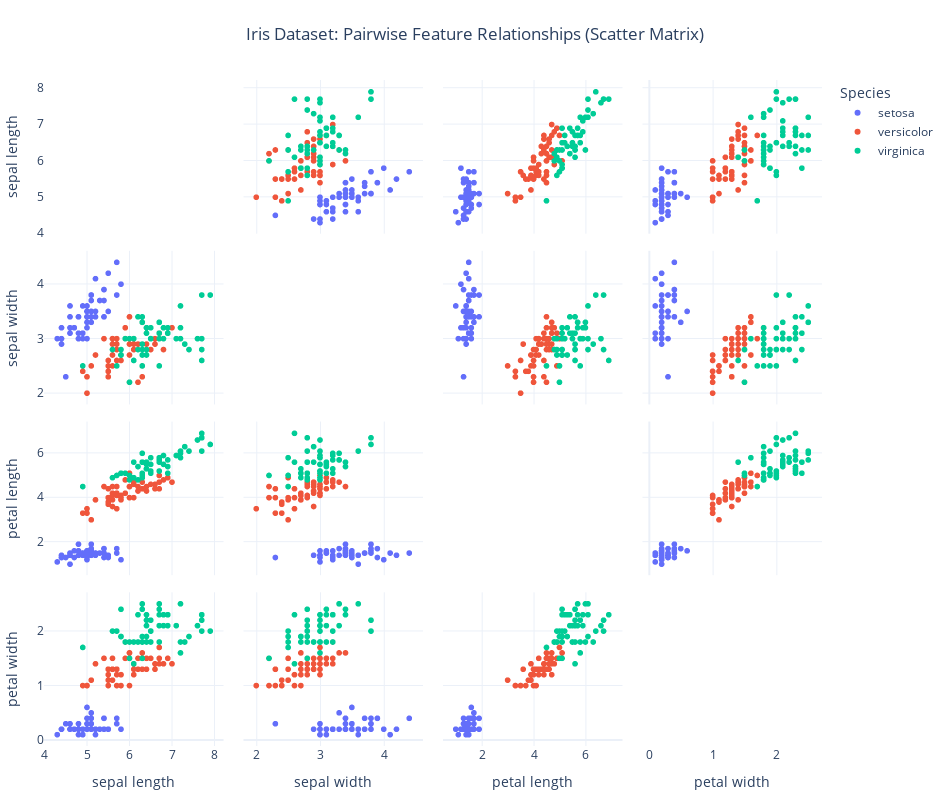

Source (notebook cell):
### Markdown cell above
### ✏️ Exercise: Explore Feature Relationships in the Iris Dataset

#### **Prompt:**

Create an interactive visualization to explore relationships between features in the Iris dataset. Load the Iris dataset using scikit-learn and assume access to both the feature data `X_iris` and target labels `y_iris`. Construct a pandas DataFrame that includes the feature values and a human-readable species label mapped from the target indices. Use Plotly Express to generate a scatter matrix showing pairwise relationships between all numeric features, color-coded by species. Customize the plot with a clear title, clean axis labels (removing units such as “(cm)” where appropriate), and hide the diagonal plots to reduce clutter. Ensure the visualization is interactive, readable, and suitable for instructional exploration of multivariate data.

### Code cell
import pandas as pd
import plotly.express as px
from sklearn.datasets import load_iris

# -------------------------------------------------
# 1) Load Iris dataset (and keep X_iris, y_iris available)
# -------------------------------------------------
iris = load_iris(as_frame=True)
X_iris = iris.data.copy()
y_iris = iris.target.copy()
species_names = iris.target_names  # ["setosa", "versicolor", "virginica"]

# -------------------------------------------------
# 2) Build a DataFrame with feature values + species labels
# -------------------------------------------------
df_iris = X_iris.copy()
df_iris["species"] = y_iris.map(lambda i: species_names[int(i)])

# Clean feature names for teaching (remove "(cm)" if present)
clean_name_map = {c: c.replace(" (cm)", "") for c in X_iris.columns}
df_iris = df_iris.rename(columns=clean_name_map)
feature_cols = [clean_name_map[c] for c in X_iris.columns]

# -------------------------------------------------
# 3) Plotly scatter matrix (interactive)
# -------------------------------------------------
fig = px.scatter_matrix(
    df_iris,
    dimensions=feature_cols,
    color="species",
    title="Iris Dataset: Pairwise Feature Relationships (Scatter Matrix)",
    height=800,
    width=950
)

# Hide diagonal plots to reduce clutter
fig.update_traces(diagonal_visible=False)

# Clean, instructional styling
fig.update_layout(
    template="plotly_white",
    title_x=0.5,
    legend_title_text="Species",
    margin=dict(l=40, r=40, t=80, b=40)
)

fig.show()

### Figure 1 — Plotly figure (JSON) as saved in the notebook; plotly's stock layout.template omitted (floating-point values rounded to 4 significant figures)
{"data": [{"diagonal": {"visible": false}, "dimensions": [{"axis": {"matches": true}, "label": "sepal length", "values": [5.1, 4.9, 4.7, 4.6, 5.0, 5.4, 4.6, 5.0, 4.4, 4.9, 5.4, 4.8, 4.8, 4.3, 5.8, 5.7, 5.4, 5.1, 5.7, 5.1, 5.4, 5.1, 4.6, 5.1, 4.8, 5.0, 5.0, 5.2, 5.2, 4.7, 4.8, 5.4, 5.2, 5.5, 4.9, 5.0, 5.5, 4.9, 4.4, 5.1, 5.0, 4.5, 4.4, 5.0, 5.1, 4.8, 5.1, 4.6, 5.3, 5.0]}, {"axis": {"matches": true}, "label": "sepal width", "values": [3.5, 3.0, 3.2, 3.1, 3.6, 3.9, 3.4, 3.4, 2.9, 3.1, 3.7, 3.4, 3.0, 3.0, 4.0, 4.4, 3.9, 3.5, 3.8, 3.8, 3.4, 3.7, 3.6, 3.3, 3.4, 3.0, 3.4, 3.5, 3.4, 3.2, 3.1, 3.4, 4.1, 4.2, 3.1, 3.2, 3.5, 3.6, 3.0, 3.4, 3.5, 2.3, 3.2, 3.5, 3.8, 3.0, 3.8, 3.2, 3.7, 3.3]}, {"axis": {"matches": true}, "label": "petal length", "values": [1.4, 1.4, 1.3, 1.5, 1.4, 1.7, 1.4, 1.5, 1.4, 1.5, 1.5, 1.6, 1.4, 1.1, 1.2, 1.5, 1.3, 1.4, 1.7, 1.5, 1.7, 1.5, 1.0, 1.7, 1.9, 1.6, 1.6, 1.5, 1.4, 1.6, 1.6, 1.5, 1.5, 1.4, 1.5, 1.2, 1.3, 1.4, 1.3, 1.5, 1.3, 1.3, 1.3, 1.6, 1.9, 1.4, 1.6, 1.4, 1.5, 1.4]}, {"axis": {"matches": true}, "label": "petal width", "values": [0.2, 0.2, 0.2, 0.2, 0.2, 0.4, 0.3, 0.2, 0.2, 0.1, 0.2, 0.2, 0.1, 0.1, 0.2, 0.4, 0.4, 0.3, 0.3, 0.3, 0.2, 0.4, 0.2, 0.5, 0.2, 0.2, 0.4, 0.2, 0.2, 0.2, 0.2, 0.4, 0.1, 0.2, 0.2, 0.2, 0.2, 0.1, 0.2, 0.2, 0.3, 0.3, 0.2, 0.6, 0.4, 0.3, 0.2, 0.2, 0.2, 0.2]}], "hovertemplate": "species=setosa<br>%{xaxis.title.text}=%{x}<br>%{yaxis.title.text}=%{y}<extra></extra>", "legendgroup": "setosa", "marker": {"color": "#636efa", "symbol": "circle"}, "name": "setosa", "showlegend": true, "type": "splom"}, {"diagonal": {"visible": false}, "dimensions": [{"axis": {"matches": true}, "label": "sepal length", "values": [7.0, 6.4, 6.9, 5.5, 6.5, 5.7, 6.3, 4.9, 6.6, 5.2, 5.0, 5.9, 6.0, 6.1, 5.6, 6.7, 5.6, 5.8, 6.2, 5.6, 5.9, 6.1, 6.3, 6.1, 6.4, 6.6, 6.8, 6.7, 6.0, 5.7, 5.5, 5.5, 5.8, 6.0, 5.4, 6.0, 6.7, 6.3, 5.6, 5.5, 5.5, 6.1, 5.8, 5.0, 5.6, 5.7, 5.7, 6.2, 5.1, 5.7]}, {"axis": {"matches": true}, "label": "sepal width", "values": [3.2, 3.2, 3.1, 2.3, 2.8, 2.8, 3.3, 2.4, 2.9, 2.7, 2.0, 3.0, 2.2, 2.9, 2.9, 3.1, 3.0, 2.7, 2.2, 2.5, 3.2, 2.8, 2.5, 2.8, 2.9, 3.0, 2.8, 3.0, 2.9, 2.6, 2.4, 2.4, 2.7, 2.7, 3.0, 3.4, 3.1, 2.3, 3.0, 2.5, 2.6, 3.0, 2.6, 2.3, 2.7, 3.0, 2.9, 2.9, 2.5, 2.8]}, {"axis": {"matches": true}, "label": "petal length", "values": [4.7, 4.5, 4.9, 4.0, 4.6, 4.5, 4.7, 3.3, 4.6, 3.9, 3.5, 4.2, 4.0, 4.7, 3.6, 4.4, 4.5, 4.1, 4.5, 3.9, 4.8, 4.0, 4.9, 4.7, 4.3, 4.4, 4.8, 5.0, 4.5, 3.5, 3.8, 3.7, 3.9, 5.1, 4.5, 4.5, 4.7, 4.4, 4.1, 4.0, 4.4, 4.6, 4.0, 3.3, 4.2, 4.2, 4.2, 4.3, 3.0, 4.1]}, {"axis": {"matches": true}, "label": "petal width", "values": [1.4, 1.5, 1.5, 1.3, 1.5, 1.3, 1.6, 1.0, 1.3, 1.4, 1.0, 1.5, 1.0, 1.4, 1.3, 1.4, 1.5, 1.0, 1.5, 1.1, 1.8, 1.3, 1.5, 1.2, 1.3, 1.4, 1.4, 1.7, 1.5, 1.0, 1.1, 1.0, 1.2, 1.6, 1.5, 1.6, 1.5, 1.3, 1.3, 1.3, 1.2, 1.4, 1.2, 1.0, 1.3, 1.2, 1.3, 1.3, 1.1, 1.3]}], "hovertemplate": "species=versicolor<br>%{xaxis.title.text}=%{x}<br>%{yaxis.title.text}=%{y}<extra></extra>", "legendgroup": "versicolor", "marker": {"color": "#EF553B", "symbol": "circle"}, "name": "versicolor", "showlegend": true, "type": "splom"}, {"diagonal": {"visible": false}, "dimensions": [{"axis": {"matches": true}, "label": "sepal length", "values": [6.3, 5.8, 7.1, 6.3, 6.5, 7.6, 4.9, 7.3, 6.7, 7.2, 6.5, 6.4, 6.8, 5.7, 5.8, 6.4, 6.5, 7.7, 7.7, 6.0, 6.9, 5.6, 7.7, 6.3, 6.7, 7.2, 6.2, 6.1, 6.4, 7.2, 7.4, 7.9, 6.4, 6.3, 6.1, 7.7, 6.3, 6.4, 6.0, 6.9, 6.7, 6.9, 5.8, 6.8, 6.7, 6.7, 6.3, 6.5, 6.2, 5.9]}, {"axis": {"matches": true}, "label": "sepal width", "values": [3.3, 2.7, 3.0, 2.9, 3.0, 3.0, 2.5, 2.9, 2.5, 3.6, 3.2, 2.7, 3.0, 2.5, 2.8, 3.2, 3.0, 3.8, 2.6, 2.2, 3.2, 2.8, 2.8, 2.7, 3.3, 3.2, 2.8, 3.0, 2.8, 3.0, 2.8, 3.8, 2.8, 2.8, 2.6, 3.0, 3.4, 3.1, 3.0, 3.1, 3.1, 3.1, 2.7, 3.2, 3.3, 3.0, 2.5, 3.0, 3.4, 3.0]}, {"axis": {"matches": true}, "label": "petal length", "values": [6.0, 5.1, 5.9, 5.6, 5.8, 6.6, 4.5, 6.3, 5.8, 6.1, 5.1, 5.3, 5.5, 5.0, 5.1, 5.3, 5.5, 6.7, 6.9, 5.0, 5.7, 4.9, 6.7, 4.9, 5.7, 6.0, 4.8, 4.9, 5.6, 5.8, 6.1, 6.4, 5.6, 5.1, 5.6, 6.1, 5.6, 5.5, 4.8, 5.4, 5.6, 5.1, 5.1, 5.9, 5.7, 5.2, 5.0, 5.2, 5.4, 5.1]}, {"axis": {"matches": true}, "label": "petal width", "values": [2.5, 1.9, 2.1, 1.8, 2.2, 2.1, 1.7, 1.8, 1.8, 2.5, 2.0, 1.9, 2.1, 2.0, 2.4, 2.3, 1.8, 2.2, 2.3, 1.5, 2.3, 2.0, 2.0, 1.8, 2.1, 1.8, 1.8, 1.8, 2.1, 1.6, 1.9, 2.0, 2.2, 1.5, 1.4, 2.3, 2.4, 1.8, 1.8, 2.1, 2.4, 2.3, 1.9, 2.3, 2.5, 2.3, 1.9, 2.0, 2.3, 1.8]}], "hovertemplate": "species=virginica<br>%{xaxis.title.text}=%{x}<br>%{yaxis.title.text}=%{y}<extra></extra>", "legendgroup": "virginica", "marker": {"color": "#00cc96", "symbol": "circle"}, "name": "virginica", "showlegend": true, "type": "splom"}], "layout": {"dragmode": "select", "height": 800, "legend": {"title": {"text": "Species"}, "tracegroupgap": 0}, "margin": {"b": 40, "l": 40, "r": 40, "t": 80}, "title": {"text": "Iris Dataset: Pairwise Feature Relationships (Scatter Matrix)", "x": 0.5}, "width": 950}}
